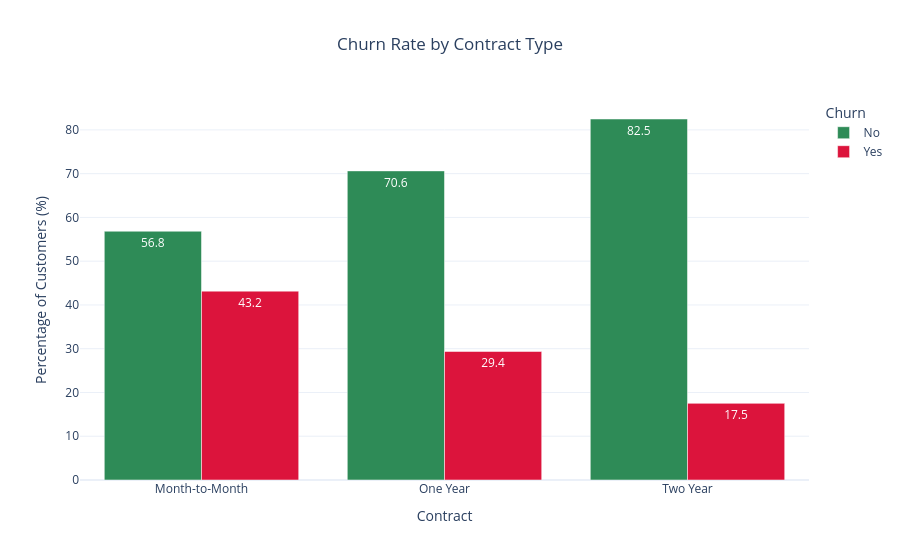

The notebook cell saved with this chart:
### Code cell
# 4.2 Contract Type vs Churn (typically one of the strongest predictors)
contract_churn = pd.crosstab(df['Contract'], df['Churn'], normalize='index') * 100

fig = px.bar(
    contract_churn.reset_index().melt(id_vars='Contract', var_name='Churn', value_name='Percentage'),
    x='Contract', y='Percentage', color='Churn', barmode='group',
    color_discrete_map={'No': '#2E8B57', 'Yes': '#DC143C'},
    title='Churn Rate by Contract Type', text_auto='.1f'
)
fig.update_layout(yaxis_title='Percentage of Customers (%)', title_x=0.5)
fig.write_image('../images/04_contract_vs_churn.png', scale=2)
fig.show()

### Figure 1 — Plotly figure (JSON) as saved in the notebook; plotly's stock layout.template omitted (floating-point values rounded to 4 significant figures)
{"data": [{"alignmentgroup": "True", "hovertemplate": "Churn=No<br>Contract=%{x}<br>Percentage=%{y}<extra></extra>", "legendgroup": "No", "marker": {"color": "#2E8B57", "pattern": {"shape": ""}}, "name": "No", "offsetgroup": "No", "orientation": "v", "showlegend": true, "textposition": "auto", "texttemplate": "%{y:.1f}", "type": "bar", "x": ["Month-to-Month", "One Year", "Two Year"], "xaxis": "x", "y": [56.84, 70.63, 82.49], "yaxis": "y"}, {"alignmentgroup": "True", "hovertemplate": "Churn=Yes<br>Contract=%{x}<br>Percentage=%{y}<extra></extra>", "legendgroup": "Yes", "marker": {"color": "#DC143C", "pattern": {"shape": ""}}, "name": "Yes", "offsetgroup": "Yes", "orientation": "v", "showlegend": true, "textposition": "auto", "texttemplate": "%{y:.1f}", "type": "bar", "x": ["Month-to-Month", "One Year", "Two Year"], "xaxis": "x", "y": [43.16, 29.37, 17.51], "yaxis": "y"}], "layout": {"barmode": "group", "legend": {"title": {"text": "Churn"}, "tracegroupgap": 0}, "title": {"text": "Churn Rate by Contract Type", "x": 0.5}, "xaxis": {"anchor": "y", "domain": [0.0, 1.0], "title": {"text": "Contract"}}, "yaxis": {"anchor": "x", "domain": [0.0, 1.0], "title": {"text": "Percentage of Customers (%)"}}}}
